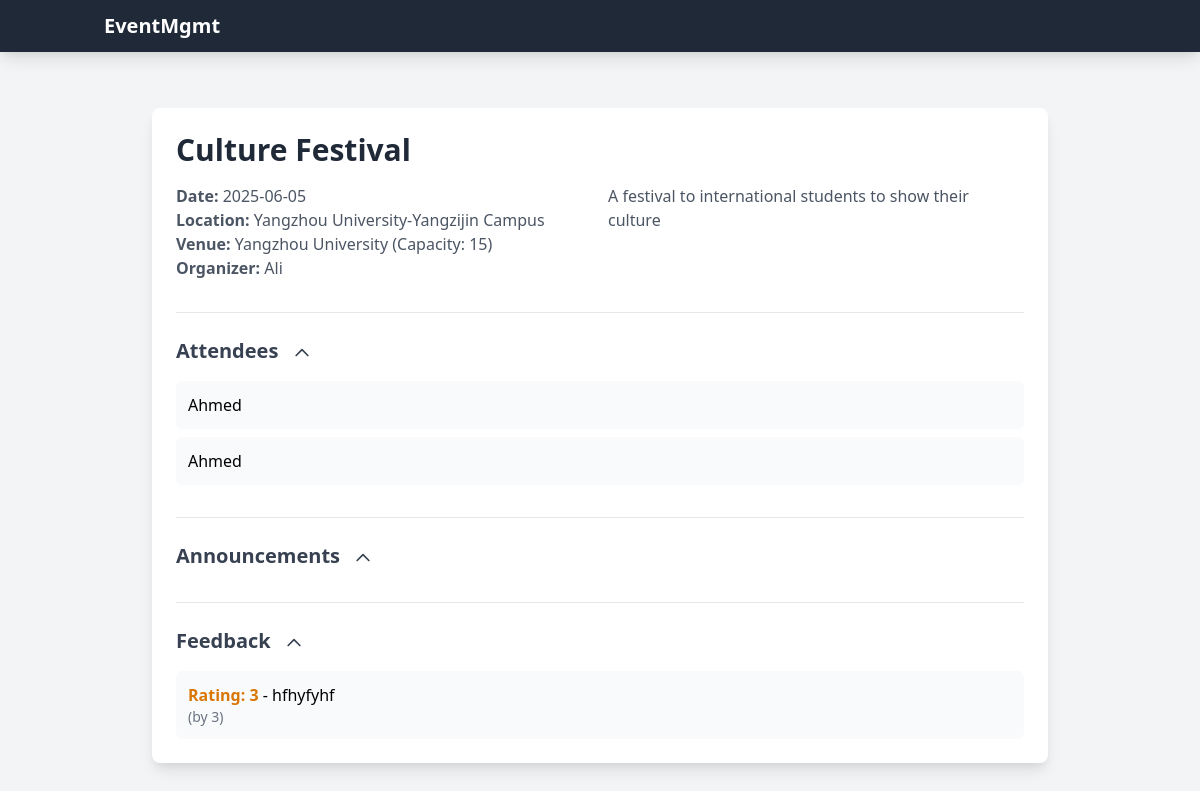
Screenshot of /event/1 with the database file from the repository.
### tables this page shows
CREATE TABLE Event (
    event_id INTEGER PRIMARY KEY AUTOINCREMENT,
    title TEXT NOT NULL,
    description TEXT,
    date DATE NOT NULL,
    location TEXT NOT NULL,
    organizer_id INTEGER NOT NULL,
    venue_id INTEGER NOT NULL,
    FOREIGN KEY (organizer_id) REFERENCES User(user_id),
    FOREIGN KEY (venue_id) REFERENCES Venue(venue_id)
);

CREATE TABLE Venue (
    venue_id INTEGER PRIMARY KEY AUTOINCREMENT,
    name TEXT NOT NULL,
    address TEXT NOT NULL,
    capacity INTEGER NOT NULL
);

CREATE TABLE User (
    user_id INTEGER PRIMARY KEY AUTOINCREMENT,
    name TEXT NOT NULL,
    email TEXT UNIQUE NOT NULL,
    password TEXT NOT NULL,
    role TEXT CHECK(role IN ('admin', 'organizer', 'attendee')) NOT NULL
);

CREATE TABLE Feedback (
    feedback_id INTEGER PRIMARY KEY AUTOINCREMENT,
    event_id INTEGER NOT NULL,
    attendee_id INTEGER NOT NULL,
    rating INTEGER CHECK(rating BETWEEN 1 AND 5),
    comment TEXT,
    submitted_at DATE,
    FOREIGN KEY (event_id) REFERENCES Event(event_id),
    FOREIGN KEY (attendee_id) REFERENCES User(user_id)
);

### app.py (the view)
@app.route('/event/<int:event_id>')
def event_detail(event_id):
    db = get_db()
    event = db.execute("SELECT * FROM Event WHERE event_id=?", (event_id,)).fetchone()
    organizer = db.execute("SELECT name FROM User WHERE user_id=?", (event['organizer_id'],)).fetchone()
    venue = db.execute("SELECT * FROM Venue WHERE venue_id=?", (event['venue_id'],)).fetchone()
    tickets = db.execute("SELECT * FROM Ticket WHERE event_id=?", (event_id,)).fetchall()
    attendees = db.execute(
        "SELECT u.name FROM Ticket t JOIN User u ON t.attendee_id = u.user_id WHERE t.event_id=? AND t.status='active'",
        (event_id,)
    ).fetchall()
    announcements = db.execute("SELECT * FROM Announcement WHERE event_id=?", (event_id,)).fetchall()
    feedbacks = db.execute("SELECT * FROM Feedback WHERE event_id=?", (event_id,)).fetchall()
    return render_template('event_detail.html', event=event, organizer=organizer, venue=venue, tickets=tickets, attendees=attendees, announcements=announcements, feedbacks=feedbacks)

### app.py (called while the page is built)
def get_db():
    db = getattr(g, '_database', None)
    if db is None:
        db = g._database = sqlite3.connect(DATABASE)
        db.row_factory = sqlite3.Row
    return db

@app.teardown_appcontext
def close_connection(exception):
    db = getattr(g, '_database', None)
    if db is not None:
        db.close()

### templates/event_detail.html (shortened to what this page needs)
{% extends 'base.html' %}
{% block content %}
<div class="container mx-auto px-4 py-8">
    <div class="max-w-4xl mx-auto bg-white p-6 rounded-lg shadow-lg">
        <div class="mb-8">
            <h2 class="text-3xl font-bold text-gray-800 mb-4">{{ event.title }}</h2>
            <div class="grid grid-cols-1 md:grid-cols-2 gap-4">
                <div>
                    <p class="text-gray-600"><span class="font-semibold">Date:</span> {{ event.date }}</p>
                    <p class="text-gray-600"><span class="font-semibold">Location:</span> {{ event.location }}</p>
                    <p class="text-gray-600"><span class="font-semibold">Venue:</span> {{ venue.name }} (Capacity: {{ venue.capacity }})</p>
                    <p class="text-gray-600"><span class="font-semibold">Organizer:</span> {{ organizer.name }}</p>
                </div>
                <div class="text-gray-600">{{ event.description }}</div>
            </div>
        </div>
        <hr class="my-6 border-gray-200">
        <div class="mb-8" x-data="{ attendeesOpen: true }">
            <h4 class="text-xl font-semibold text-gray-700 mb-4 cursor-pointer" @click="attendeesOpen = !attendeesOpen">
                Attendees
                <svg class="w-5 h-5 inline-block ml-2 transform transition-transform duration-200" :class="{ 'rotate-180': attendeesOpen }" fill="none" stroke="currentColor" viewBox="0 0 24 24" xmlns="http://www.w3.org/2000/svg">
                    <path stroke-linecap="round" stroke-linejoin="round" stroke-width="2" d="M19 9l-7 7-7-7"></path>
                </svg>
            </h4>
            <div x-show="attendeesOpen" x-transition>
                <ul class="space-y-2">
                    {% for attendee in attendees %}
                        <li class="p-3 bg-gray-50 rounded-md hover:bg-gray-100 transition duration-200">{{ attendee.name }}</li>
                    {% endfor %}
                </ul>
            </div>
        </div>
        <hr class="my-6 border-gray-200">
        <div class="mb-8" x-data="{ announcementsOpen: true }">
            <h4 class="text-xl font-semibold text-gray-700 mb-4 cursor-pointer" @click="announcementsOpen = !announcementsOpen">
                Announcements
                <svg class="w-5 h-5 inline-block ml-2 transform transition-transform duration-200" :class="{ 'rotate-180': announcementsOpen }" fill="none" stroke="currentColor" viewBox="0 0 24 24" xmlns="http://www.w3.org/2000/svg">
                    <path stroke-linecap="round" stroke-linejoin="round" stroke-width="2" d="M19 9l-7 7-7-7"></path>
                </svg>
            </h4>
        </div>
        <hr class="my-6 border-gray-200">
        <div x-data="{ feedbackOpen: true }">
            <h4 class="text-xl font-semibold text-gray-700 mb-4 cursor-pointer" @click="feedbackOpen = !feedbackOpen">
                Feedback
                <svg class="w-5 h-5 inline-block ml-2 transform transition-transform duration-200" :class="{ 'rotate-180': feedbackOpen }" fill="none" stroke="currentColor" viewBox="0 0 24 24" xmlns="http://www.w3.org/2000/svg">
                    <path stroke-linecap="round" stroke-linejoin="round" stroke-width="2" d="M19 9l-7 7-7-7"></path>
                </svg>
            </h4>
            <div x-show="feedbackOpen" x-transition>
                <ul class="space-y-2">
                    {% for fb in feedbacks %}
                        <li class="p-3 bg-gray-50 rounded-md hover:bg-gray-100 transition duration-200">
                            <span class="font-semibold text-yellow-600">Rating: {{ fb.rating }}</span> - {{ fb.comment }}
                            <span class="text-sm text-gray-500 block">(by {{ fb.attendee_id }})</span>
                        </li>
                    {% endfor %}
                </ul>
            </div>
        </div>
    </div>
</div>
{% set event = {
    'title': 'Tech Conference 2025',
    'date': 'June 15, 2025',
    'location': 'San Francisco, CA',
    'description': 'Join us for an exciting conference featuring the latest in technology and innovation.'
} %}
{% set venue = {
    'name': 'Convention Center',
    'capacity': 500
} %}
{% set organizer = {
    'name': 'Tech Events Inc.'
} %}
{% set attendees = [
    {'name': 'John Doe'},
    {'name': 'Alice Smith'},
    {'name': 'Robert Wilson'}
] %}
{% set announcements = [
    {'content': 'Early bird tickets available until May 1!', 'posted_by': 'Organizer', 'posted_at': '2025-04-10'},
    {'content': 'Keynote speakers announced!', 'posted_by': 'Organizer', 'posted_at': '2025-04-15'}
] %}
{% set feedbacks = [
    {'rating': 4, 'comment': 'Great event, but parking was limited.', 'attendee_id': 'John Doe'},
    {'rating': 5, 'comment': 'Amazing speakers and networking opportunities!', 'attendee_id': 'Alice Smith'}
] %}
{% endblock %}

### rows the page displays
Event: title "Culture Festival", date "2025-06-05", location "Yangzhou University-Yangzijin Campus", description "A festival to international students to show their culture"
Venue: name "Yangzhou University", capacity "15"
User: name "Ali"
User: name "Ahmed"
Feedback: rating "3", comment "hfhyfyhf", attendee_id "3"
